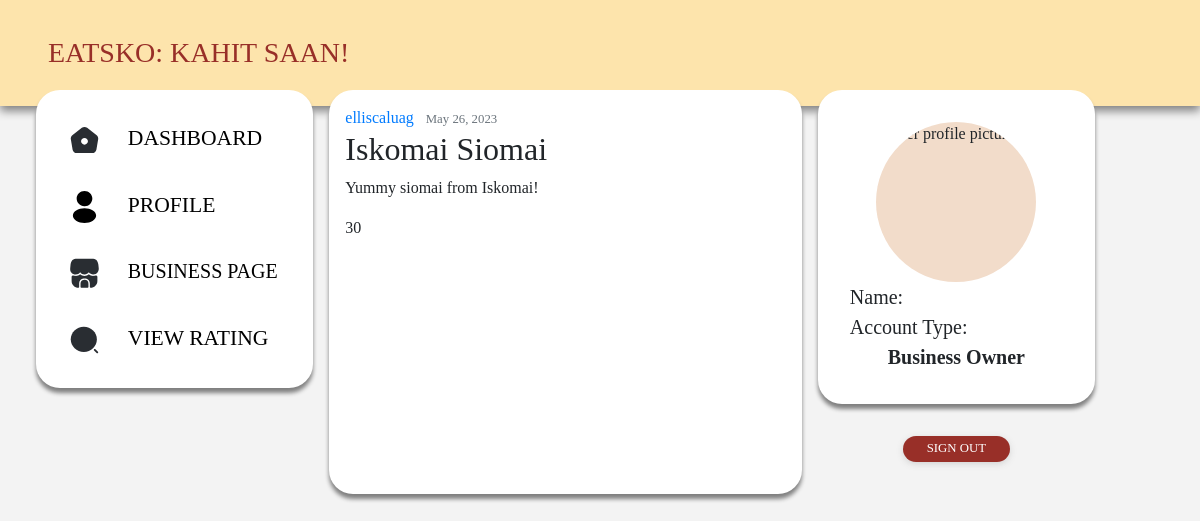
The app's page /business/menu/7/, older data.
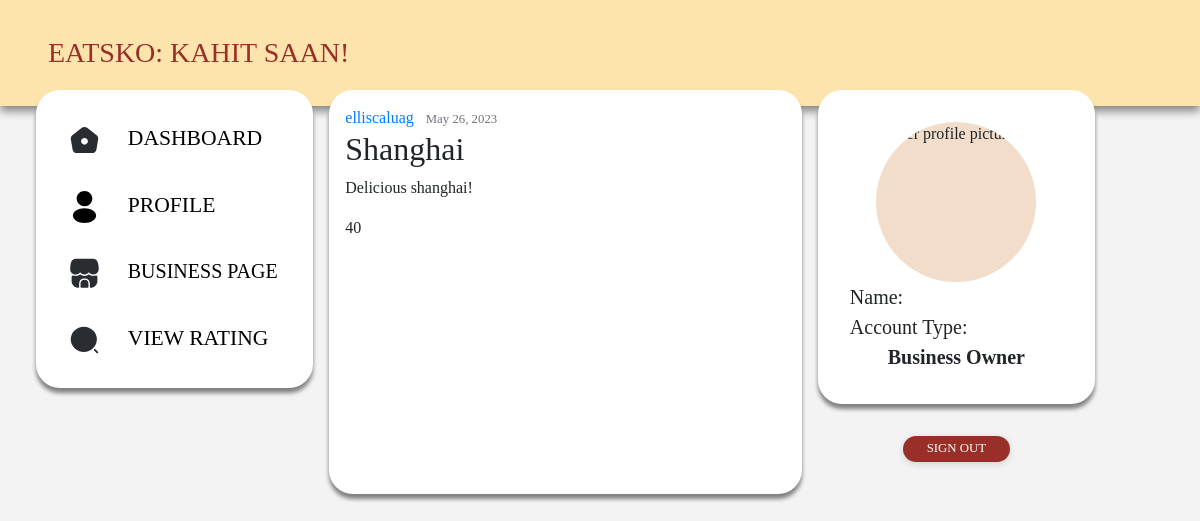
The same page, newer data.
### userdashboard/models.py (models this page shows, shortened)
class Menu(models.Model):
    title = models.CharField(max_length=100)
    eatery = models.ForeignKey(Eatery, on_delete=models.CASCADE, null=True, related_name='menuitems')
    content = models.TextField()
    price = models.IntegerField(null=True, blank=True)
    date_posted = models.DateTimeField(default=timezone.now)
    author = models.ForeignKey(User, on_delete=models.CASCADE)

### businessdashboard/views.py (the view)
# urls.py: path('menu/<int:pk>/', MenuDetailView.as_view(), name='menu-detail'),
class MenuDetailView(DetailView):
    model = Menu
    template_name = 'businessdashboard/menu_detail.html'
    context_object_name = 'menu'

### businessdashboard/templates/businessdashboard/menu_detail.html (shortened to what this page needs)
{% extends "businessdashboard/base.html" %}
{% block content %}
  <article class="media content-section">
    <div class="media-body">
      <div class="article-metadata">
        <a class="mr-2" href="#">{{ object.author }}</a>
        <small class="text-muted">{{ object.date_posted|date:"F d, Y" }}</small>
      </div>
      <h2 class="article-title">{{ object.title }}</h2>
      <p class="article-content">{{ object.content }}</p>
      <p class="article-price">{{ object.price }}</p>
    </div>
  </article>
{% endblock content %}

Row changes from the older to the newer data that the page shows:
changed Menu "elliscaluag": title "Iskomai Siomai" → "Shanghai"; content "Yummy siomai from Iskomai!" → "Delicious shanghai!"; price "30" → "40"
